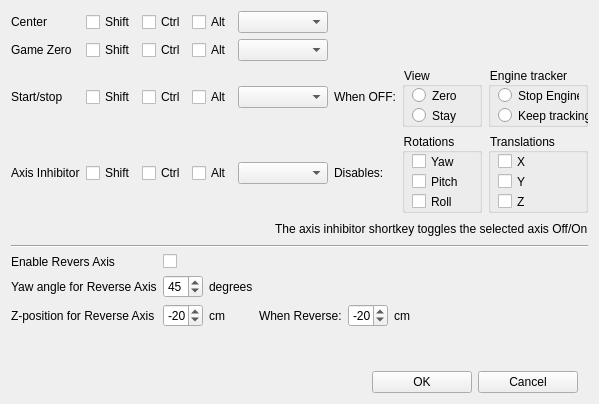
<?xml version="1.0" encoding="UTF-8"?>
<ui version="4.0">
 <class>UICKeyboardShortcutDialog</class>
 <widget class="QWidget" name="UICKeyboardShortcutDialog">
  <property name="geometry">
   <rect>
    <x>0</x>
    <y>0</y>
    <width>558</width>
    <height>404</height>
   </rect>
  </property>
  <property name="windowTitle">
   <string>FaceTrackNoIR keyboard shortcuts</string>
  </property>
  <property name="windowIcon">
   <iconset>
    <normaloff>images/FaceTrackNoIR.ico</normaloff>images/FaceTrackNoIR.ico</iconset>
  </property>
  <property name="layoutDirection">
   <enum>Qt::LeftToRight</enum>
  </property>
  <property name="autoFillBackground">
   <bool>false</bool>
  </property>
  <layout class="QVBoxLayout" name="_vertical_layout">
   <item>
    <layout class="QHBoxLayout" name="horizontalLayout_3">
     <item>
      <layout class="QGridLayout" name="gridLayout">
       <item row="3" column="6">
        <widget class="QLabel" name="label_3">
         <property name="text">
          <string>Disables:</string>
         </property>
        </widget>
       </item>
       <item row="2" column="6">
        <widget class="QLabel" name="label_5">
         <property name="text">
          <string>When OFF:</string>
         </property>
        </widget>
       </item>
       <item row="0" column="0">
        <widget class="QLabel" name="textLabel2">
         <property name="sizePolicy">
          <sizepolicy hsizetype="Minimum" vsizetype="Fixed">
           <horstretch>0</horstretch>
           <verstretch>0</verstretch>
          </sizepolicy>
         </property>
         <property name="text">
          <string>Center</string>
         </property>
         <property name="wordWrap">
          <bool>false</bool>
         </property>
        </widget>
       </item>
       <item row="3" column="0">
        <widget class="QLabel" name="label_2">
         <property name="text">
          <string>Axis Inhibitor</string>
         </property>
        </widget>
       </item>
       <item row="0" column="1">
        <widget class="QCheckBox" name="chkCenterShift">
         <property name="maximumSize">
          <size>
           <width>50</width>
           <height>16777215</height>
          </size>
         </property>
         <property name="text">
          <string>Shift</string>
         </property>
        </widget>
       </item>
       <item row="2" column="1">
        <widget class="QCheckBox" name="chkStartStopShift">
         <property name="maximumSize">
          <size>
           <width>50</width>
           <height>16777215</height>
          </size>
         </property>
         <property name="text">
          <string>Shift</string>
         </property>
        </widget>
       </item>
       <item row="3" column="1">
        <widget class="QCheckBox" name="chkInhibitShift">
         <property name="maximumSize">
          <size>
           <width>50</width>
           <height>16777215</height>
          </size>
         </property>
         <property name="text">
          <string>Shift</string>
         </property>
        </widget>
       </item>
       <item row="0" column="2">
        <widget class="QCheckBox" name="chkCenterCtrl">
         <property name="maximumSize">
          <size>
           <width>50</width>
           <height>16777215</height>
          </size>
         </property>
         <property name="text">
          <string>Ctrl</string>
         </property>
        </widget>
       </item>
       <item row="2" column="2">
        <widget class="QCheckBox" name="chkStartStopCtrl">
         <property name="maximumSize">
          <size>
           <width>50</width>
           <height>16777215</height>
          </size>
         </property>
         <property name="text">
          <string>Ctrl</string>
         </property>
        </widget>
       </item>
       <item row="3" column="2">
        <widget class="QCheckBox" name="chkInhibitCtrl">
         <property name="maximumSize">
          <size>
           <width>50</width>
           <height>16777215</height>
          </size>
         </property>
         <property name="text">
          <string>Ctrl</string>
         </property>
        </widget>
       </item>
       <item row="2" column="3">
        <widget class="QCheckBox" name="chkStartStopAlt">
         <property name="maximumSize">
          <size>
           <width>50</width>
           <height>16777215</height>
          </size>
         </property>
         <property name="text">
          <string>Alt</string>
         </property>
        </widget>
       </item>
       <item row="3" column="3">
        <widget class="QCheckBox" name="chkInhibitAlt">
         <property name="maximumSize">
          <size>
           <width>50</width>
           <height>16777215</height>
          </size>
         </property>
         <property name="text">
          <string>Alt</string>
         </property>
        </widget>
       </item>
       <item row="0" column="4">
        <widget class="QComboBox" name="cbxCenterKey">
         <property name="minimumSize">
          <size>
           <width>90</width>
           <height>0</height>
          </size>
         </property>
         <property name="toolTip">
          <string>Select Number</string>
         </property>
         <property name="insertPolicy">
          <enum>QComboBox::InsertAlphabetically</enum>
         </property>
        </widget>
       </item>
       <item row="2" column="4">
        <widget class="QComboBox" name="cbxStartStopKey">
         <property name="minimumSize">
          <size>
           <width>90</width>
           <height>0</height>
          </size>
         </property>
        </widget>
       </item>
       <item row="3" column="4">
        <widget class="QComboBox" name="cbxInhibitKey">
         <property name="minimumSize">
          <size>
           <width>90</width>
           <height>0</height>
          </size>
         </property>
        </widget>
       </item>
       <item row="3" column="7">
        <widget class="QGroupBox" name="groupBox">
         <property name="minimumSize">
          <size>
           <width>0</width>
           <height>80</height>
          </size>
         </property>
         <property name="styleSheet">
          <string notr="true">color: rgb(0, 0, 0);</string>
         </property>
         <property name="title">
          <string>Rotations</string>
         </property>
         <widget class="QCheckBox" name="chkInhibitYaw">
          <property name="geometry">
           <rect>
            <x>10</x>
            <y>20</y>
            <width>50</width>
            <height>17</height>
           </rect>
          </property>
          <property name="maximumSize">
           <size>
            <width>50</width>
            <height>16777215</height>
           </size>
          </property>
          <property name="text">
           <string>Yaw</string>
          </property>
         </widget>
         <widget class="QCheckBox" name="chkInhibitPitch">
          <property name="geometry">
           <rect>
            <x>10</x>
            <y>40</y>
            <width>46</width>
            <height>17</height>
           </rect>
          </property>
          <property name="maximumSize">
           <size>
            <width>50</width>
            <height>16777215</height>
           </size>
          </property>
          <property name="text">
           <string>Pitch</string>
          </property>
         </widget>
         <widget class="QCheckBox" name="chkInhibitRoll">
          <property name="geometry">
           <rect>
            <x>10</x>
            <y>60</y>
            <width>50</width>
            <height>17</height>
           </rect>
          </property>
          <property name="maximumSize">
           <size>
            <width>50</width>
            <height>16777215</height>
           </size>
          </property>
          <property name="text">
           <string>Roll</string>
          </property>
         </widget>
        </widget>
       </item>
       <item row="2" column="7">
        <widget class="QGroupBox" name="groupBox_2">
         <property name="minimumSize">
          <size>
           <width>60</width>
           <height>60</height>
          </size>
         </property>
         <property name="styleSheet">
          <string notr="true">color: rgb(0, 0, 0);</string>
         </property>
         <property name="title">
          <string>View</string>
         </property>
         <widget class="QRadioButton" name="radioSetZero">
          <property name="geometry">
           <rect>
            <x>10</x>
            <y>20</y>
            <width>46</width>
            <height>17</height>
           </rect>
          </property>
          <property name="text">
           <string>Zero</string>
          </property>
         </widget>
         <widget class="QRadioButton" name="radioSetFreeze">
          <property name="geometry">
           <rect>
            <x>10</x>
            <y>40</y>
            <width>45</width>
            <height>17</height>
           </rect>
          </property>
          <property name="text">
           <string>Stay</string>
          </property>
         </widget>
        </widget>
       </item>
       <item row="2" column="0">
        <widget class="QLabel" name="label_6">
         <property name="text">
          <string>Start/stop</string>
         </property>
         <property name="alignment">
          <set>Qt::AlignLeading|Qt::AlignLeft|Qt::AlignVCenter</set>
         </property>
        </widget>
       </item>
       <item row="3" column="8">
        <widget class="QGroupBox" name="groupBox_3">
         <property name="styleSheet">
          <string notr="true">color: rgb(0, 0, 0);</string>
         </property>
         <property name="title">
          <string>Translations</string>
         </property>
         <widget class="QCheckBox" name="chkInhibitX">
          <property name="geometry">
           <rect>
            <x>10</x>
            <y>20</y>
            <width>30</width>
            <height>17</height>
           </rect>
          </property>
          <property name="maximumSize">
           <size>
            <width>30</width>
            <height>16777215</height>
           </size>
          </property>
          <property name="text">
           <string>X</string>
          </property>
         </widget>
         <widget class="QCheckBox" name="chkInhibitY">
          <property name="geometry">
           <rect>
            <x>10</x>
            <y>40</y>
            <width>30</width>
            <height>17</height>
           </rect>
          </property>
          <property name="maximumSize">
           <size>
            <width>30</width>
            <height>16777215</height>
           </size>
          </property>
          <property name="text">
           <string>Y</string>
          </property>
         </widget>
         <widget class="QCheckBox" name="chkInhibitZ">
          <property name="geometry">
           <rect>
            <x>10</x>
            <y>60</y>
            <width>30</width>
            <height>17</height>
           </rect>
          </property>
          <property name="maximumSize">
           <size>
            <width>30</width>
            <height>16777215</height>
           </size>
          </property>
          <property name="text">
           <string>Z</string>
          </property>
         </widget>
        </widget>
       </item>
       <item row="2" column="8">
        <widget class="QGroupBox" name="groupBox_4">
         <property name="minimumSize">
          <size>
           <width>100</width>
           <height>0</height>
          </size>
         </property>
         <property name="styleSheet">
          <string notr="true">color: rgb(0, 0, 0);</string>
         </property>
         <property name="title">
          <string>Engine tracker</string>
         </property>
         <widget class="QRadioButton" name="radioSetEngineStop">
          <property name="geometry">
           <rect>
            <x>10</x>
            <y>20</y>
            <width>81</width>
            <height>17</height>
           </rect>
          </property>
          <property name="text">
           <string>Stop Engine</string>
          </property>
         </widget>
         <widget class="QRadioButton" name="radioSetKeepTracking">
          <property name="geometry">
           <rect>
            <x>10</x>
            <y>40</y>
            <width>91</width>
            <height>17</height>
           </rect>
          </property>
          <property name="text">
           <string>Keep tracking</string>
          </property>
         </widget>
        </widget>
       </item>
       <item row="1" column="0">
        <widget class="QLabel" name="textLabel2_2">
         <property name="sizePolicy">
          <sizepolicy hsizetype="Minimum" vsizetype="Fixed">
           <horstretch>0</horstretch>
           <verstretch>0</verstretch>
          </sizepolicy>
         </property>
         <property name="text">
          <string>Game Zero</string>
         </property>
         <property name="wordWrap">
          <bool>false</bool>
         </property>
        </widget>
       </item>
       <item row="1" column="1">
        <widget class="QCheckBox" name="chkGameZeroShift">
         <property name="maximumSize">
          <size>
           <width>50</width>
           <height>16777215</height>
          </size>
         </property>
         <property name="text">
          <string>Shift</string>
         </property>
        </widget>
       </item>
       <item row="1" column="2">
        <widget class="QCheckBox" name="chkGameZeroCtrl">
         <property name="maximumSize">
          <size>
           <width>50</width>
           <height>16777215</height>
          </size>
         </property>
         <property name="text">
          <string>Ctrl</string>
         </property>
        </widget>
       </item>
       <item row="0" column="3">
        <widget class="QCheckBox" name="chkCenterAlt">
         <property name="maximumSize">
          <size>
           <width>50</width>
           <height>16777215</height>
          </size>
         </property>
         <property name="text">
          <string>Alt</string>
         </property>
        </widget>
       </item>
       <item row="1" column="3">
        <widget class="QCheckBox" name="chkGameZeroAlt">
         <property name="maximumSize">
          <size>
           <width>50</width>
           <height>16777215</height>
          </size>
         </property>
         <property name="text">
          <string>Alt</string>
         </property>
        </widget>
       </item>
       <item row="1" column="4">
        <widget class="QComboBox" name="cbxGameZeroKey">
         <property name="minimumSize">
          <size>
           <width>90</width>
           <height>0</height>
          </size>
         </property>
         <property name="toolTip">
          <string>Select Number</string>
         </property>
         <property name="insertPolicy">
          <enum>QComboBox::InsertAlphabetically</enum>
         </property>
        </widget>
       </item>
      </layout>
     </item>
    </layout>
   </item>
   <item>
    <layout class="QHBoxLayout" name="horizontalLayout_4">
     <item>
      <spacer name="horizontalSpacer_3">
       <property name="orientation">
        <enum>Qt::Horizontal</enum>
       </property>
       <property name="sizeHint" stdset="0">
        <size>
         <width>40</width>
         <height>20</height>
        </size>
       </property>
      </spacer>
     </item>
     <item>
      <widget class="QLabel" name="label_4">
       <property name="text">
        <string>The axis inhibitor shortkey toggles the selected axis Off/On</string>
       </property>
      </widget>
     </item>
    </layout>
   </item>
   <item>
    <widget class="Line" name="line">
     <property name="orientation">
      <enum>Qt::Horizontal</enum>
     </property>
    </widget>
   </item>
   <item>
    <layout class="QHBoxLayout" name="horizontalLayout_5">
     <item>
      <layout class="QGridLayout" name="gridLayout_2">
       <item row="2" column="1">
        <widget class="QLabel" name="lblYawAngle4ReverseAxis">
         <property name="text">
          <string>Yaw angle for Reverse Axis</string>
         </property>
        </widget>
       </item>
       <item row="2" column="2">
        <widget class="QSpinBox" name="spinYawAngle4ReverseAxis">
         <property name="maximumSize">
          <size>
           <width>40</width>
           <height>16777215</height>
          </size>
         </property>
         <property name="maximum">
          <number>90</number>
         </property>
         <property name="value">
          <number>45</number>
         </property>
        </widget>
       </item>
       <item row="2" column="7">
        <spacer name="horizontalSpacer_4">
         <property name="orientation">
          <enum>Qt::Horizontal</enum>
         </property>
         <property name="sizeHint" stdset="0">
          <size>
           <width>40</width>
           <height>20</height>
          </size>
         </property>
        </spacer>
       </item>
       <item row="2" column="3">
        <widget class="QLabel" name="lblYawAngle4ReverseAxisEgu">
         <property name="text">
          <string>degrees</string>
         </property>
        </widget>
       </item>
       <item row="3" column="1">
        <widget class="QLabel" name="lblZ_Pos4ReverseAxis">
         <property name="text">
          <string>Z-position for Reverse Axis</string>
         </property>
        </widget>
       </item>
       <item row="3" column="2">
        <widget class="QSpinBox" name="spinZ_Pos4ReverseAxis">
         <property name="maximumSize">
          <size>
           <width>40</width>
           <height>16777215</height>
          </size>
         </property>
         <property name="minimum">
          <number>-50</number>
         </property>
         <property name="maximum">
          <number>50</number>
         </property>
         <property name="value">
          <number>-20</number>
         </property>
        </widget>
       </item>
       <item row="3" column="3">
        <widget class="QLabel" name="lblZ_Pos4ReverseAxisEgu">
         <property name="text">
          <string>cm</string>
         </property>
        </widget>
       </item>
       <item row="3" column="4">
        <widget class="QLabel" name="label_7">
         <property name="text">
          <string>When Reverse:</string>
         </property>
        </widget>
       </item>
       <item row="3" column="5">
        <widget class="QSpinBox" name="spinZ_PosWhenReverseAxis">
         <property name="maximumSize">
          <size>
           <width>40</width>
           <height>16777215</height>
          </size>
         </property>
         <property name="minimum">
          <number>-50</number>
         </property>
         <property name="maximum">
          <number>50</number>
         </property>
         <property name="value">
          <number>-20</number>
         </property>
        </widget>
       </item>
       <item row="3" column="6">
        <widget class="QLabel" name="lblZ_PosWhenReverseAxisEgu">
         <property name="text">
          <string>cm</string>
         </property>
        </widget>
       </item>
       <item row="1" column="1">
        <widget class="QLabel" name="lblZ_Pos4ReverseAxis_2">
         <property name="text">
          <string>Enable Revers Axis</string>
         </property>
        </widget>
       </item>
       <item row="1" column="2">
        <widget class="QCheckBox" name="chkEnableReverseAxis">
         <property name="text">
          <string/>
         </property>
        </widget>
       </item>
      </layout>
     </item>
    </layout>
   </item>
   <item>
    <spacer name="verticalSpacer">
     <property name="orientation">
      <enum>Qt::Vertical</enum>
     </property>
     <property name="sizeHint" stdset="0">
      <size>
       <width>20</width>
       <height>40</height>
      </size>
     </property>
    </spacer>
   </item>
   <item>
    <layout class="QHBoxLayout" name="horizontalLayout">
     <item>
      <spacer name="horizontalSpacer_2">
       <property name="orientation">
        <enum>Qt::Horizontal</enum>
       </property>
       <property name="sizeHint" stdset="0">
        <size>
         <width>40</width>
         <height>20</height>
        </size>
       </property>
      </spacer>
     </item>
     <item>
      <layout class="QHBoxLayout" name="horizontalLayout_2">
       <property name="sizeConstraint">
        <enum>QLayout::SetDefaultConstraint</enum>
       </property>
       <item>
        <widget class="QPushButton" name="btnOK">
         <property name="sizePolicy">
          <sizepolicy hsizetype="Preferred" vsizetype="Fixed">
           <horstretch>0</horstretch>
           <verstretch>0</verstretch>
          </sizepolicy>
         </property>
         <property name="minimumSize">
          <size>
           <width>100</width>
           <height>0</height>
          </size>
         </property>
         <property name="maximumSize">
          <size>
           <width>100</width>
           <height>16777215</height>
          </size>
         </property>
         <property name="text">
          <string>OK</string>
         </property>
        </widget>
       </item>
       <item>
        <widget class="QPushButton" name="btnCancel">
         <property name="sizePolicy">
          <sizepolicy hsizetype="Preferred" vsizetype="Fixed">
           <horstretch>0</horstretch>
           <verstretch>0</verstretch>
          </sizepolicy>
         </property>
         <property name="minimumSize">
          <size>
           <width>100</width>
           <height>0</height>
          </size>
         </property>
         <property name="maximumSize">
          <size>
           <width>100</width>
           <height>16777215</height>
          </size>
         </property>
         <property name="text">
          <string>Cancel</string>
         </property>
        </widget>
       </item>
      </layout>
     </item>
     <item>
      <spacer name="horizontalSpacer">
       <property name="orientation">
        <enum>Qt::Horizontal</enum>
       </property>
       <property name="sizeType">
        <enum>QSizePolicy::Fixed</enum>
       </property>
       <property name="sizeHint" stdset="0">
        <size>
         <width>10</width>
         <height>20</height>
        </size>
       </property>
      </spacer>
     </item>
    </layout>
   </item>
  </layout>
 </widget>
 <resources/>
 <connections/>
 <slots>
  <slot>startEngineClicked()</slot>
  <slot>stopEngineClicked()</slot>
  <slot>cameraSettingsClicked()</slot>
 </slots>
</ui>
